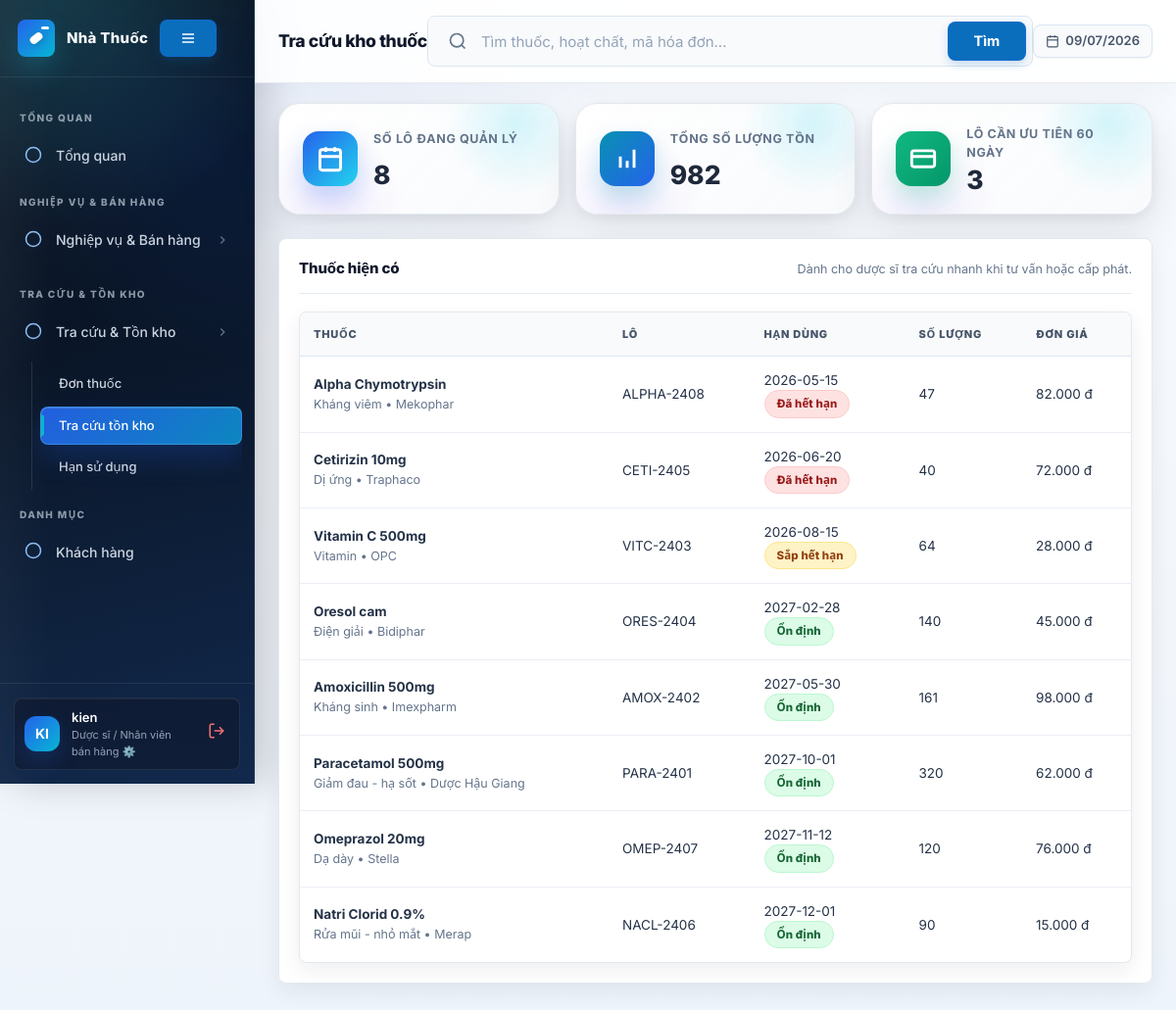
Screenshot of /stock_pharmacist.php (signed in) with the database file from the repository.
### tables this page shows
CREATE TABLE `stock` (
  `stock_id` int(10) unsigned NOT NULL AUTO_INCREMENT,
  `barcode` varchar(50) DEFAULT NULL,
  `drug_name` varchar(120) NOT NULL,
  `active_ingredient` varchar(120) DEFAULT NULL,
  `category` varchar(60) NOT NULL,
  `dosage_form` varchar(60) DEFAULT NULL,
  `description` varchar(255) NOT NULL,
  `company` varchar(120) NOT NULL,
  `manufacturer` varchar(120) DEFAULT NULL,
  `supplier_name` varchar(120) DEFAULT NULL,
  `unit` varchar(30) DEFAULT 'Hộp',
  `retail_unit` varchar(30) DEFAULT 'Viên',
  `conversion_factor` int(11) NOT NULL DEFAULT 1,
  `batch_no` varchar(60) NOT NULL,
  `mfg_date` date DEFAULT NULL,
  `expiry_date` date DEFAULT NULL,
  `quantity` int(11) NOT NULL DEFAULT 0,
  `min_quantity` int(11) NOT NULL DEFAULT 20,
  `purchase_price` decimal(10,2) NOT NULL DEFAULT 0.00,
  `sale_price` decimal(10,2) NOT NULL DEFAULT 0.00,
  `cost` decimal(10,2) NOT NULL DEFAULT 0.00,
  `notes` varchar(255) DEFAULT NULL,
  `date_supplied` date NOT NULL DEFAULT curdate(),
  `is_prescription` tinyint(1) NOT NULL DEFAULT 0,
  PRIMARY KEY (`stock_id`),
  KEY `idx_stock_drug` (`drug_name`),
  KEY `idx_stock_expiry` (`expiry_date`),
  KEY `idx_stock_batch` (`batch_no`),
  CONSTRAINT `chk_stock_qty_non_negative` CHECK (`quantity` >= 0)
);

### stock_pharmacist.php (the view, shortened to what this page needs)
<?php
include_once 'app.php';
$list = pms_fetch_all("SELECT *, CASE WHEN expiry_date IS NULL THEN 0 WHEN expiry_date <= CURDATE() THEN 2 WHEN expiry_date <= DATE_ADD(CURDATE(), INTERVAL 60 DAY) THEN 1 ELSE 0 END AS expiry_state FROM stock ORDER BY expiry_date IS NULL, expiry_date ASC, stock_id DESC");
?>
<section class="panel">
    <div class="panel-head"><h2>Thuốc hiện có</h2><div class="panel-subtitle">Dành cho dược sĩ tra cứu nhanh khi tư vấn hoặc cấp phát.</div></div>
    <div class="table-wrap">
        <table>
            <thead><tr><th>Thuốc</th><th>Lô</th><th>Hạn dùng</th><th>Số lượng</th><th>Đơn giá</th></tr></thead>
            <tbody>
                <?php foreach ($list as $row): ?>
                    <?php $badgeClass = $row['expiry_state'] == 2 ? 'danger' : ($row['expiry_state'] == 1 ? 'warn' : 'ok'); ?>
                    <tr>
                        <td><strong><?= pms_h($row['drug_name']) ?></strong><br><span class="muted"><?= pms_h($row['category']) ?> • <?= pms_h($row['company']) ?></span></td>
                        <td><?= pms_h($row['batch_no'] ?: '—') ?></td>
                        <td><?= pms_h($row['expiry_date'] ?: '—') ?><br><span class="badge <?= $badgeClass ?>"><?= $row['expiry_state'] == 2 ? 'Đã hết hạn' : ($row['expiry_state'] == 1 ? 'Sắp hết hạn' : 'Ổn định') ?></span></td>
                        <td><?= number_format((int)$row['quantity']) ?></td>
                        <td><?= pms_currency((float)$row['sale_price']) ?></td>
                    </tr>
                <?php endforeach; ?>
            </tbody>
        </table>
    </div>
</section>

### style/modern.css (style rules this page uses)
:root { --blue: #2563eb; --blue-light: #eff6ff; --blue-mid: #dbeafe; --blue-dark: #1d4ed8; --cyan: #0ea5e9; --green: #16a34a; --green-bg: #f0fdf4; --green-bd: #bbf7d0; --red: #dc2626; --red-bg: #fef2f2; --red-bd: #fecaca; --orange: #d97706; --orange-bg: #fffbeb; --orange-bd: #fde68a; --purple: #7c3aed; --white: #ffffff; --gray-50: #f8fafc; --gray-100: #f1f5f9; --gray-200: #e2e8f0; --gray-300: #cbd5e1; --gray-400: #94a3b8; --gray-500: #64748b; --gray-600: #475569; --gray-700: #334155; --gray-800: #1e293b; --gray-900: #0f172a; --sb-w: 260px; --sb-bg: #0f172a; --sb-line: rgba(255,255,255,.08); --sb-text: #cbd5e1; --sb-muted: rgba(148,163,184,.6); --sb-hover: rgba(255,255,255,.06); --sb-active-bg:#1e40af; --sb-active-tx:#bfdbfe; --sb-accent: #38bdf8; --sb-radius: 8px; --sb-anim: .18s ease; --radius: 10px; --radius-lg:16px; --shadow: 0 1px 3px rgba(0,0,0,.08), 0 4px 12px rgba(0,0,0,.06); --shadow-md:0 4px 16px rgba(0,0,0,.1); }
*, *::before, *::after { box-sizing: border-box; margin: 0; padding: 0; }
html { scroll-behavior: smooth; }
body { font-family: Inter, system-ui, -apple-system, sans-serif; font-size: 14px; line-height: 1.5; color: var(--gray-800); background: var(--gray-100); min-height: 100vh; overflow-x: hidden; }
.panel { background: var(--white); border: 1px solid var(--gray-200); border-radius: var(--radius-lg); padding: 20px; box-shadow: var(--shadow); margin-bottom: 16px; }
.panel-head { display: flex; justify-content: space-between; align-items: flex-start; gap: 12px; margin-bottom: 16px; padding-bottom: 12px; border-bottom: 1px solid var(--gray-100); }
.panel-head h2, .panel-head h3 { margin: 0; font-size: 15px; font-weight: 700; color: var(--gray-800); line-height: 1.3; }
.panel-subtitle { color: var(--gray-500); font-size: 12.5px; line-height: 1.5; margin-top: 2px; }
.muted { color: var(--gray-500); font-size: 12.5px; }
.table-wrap { overflow-x: auto; border-radius: var(--radius); border: 1px solid var(--gray-200); background: var(--white); }
table { width: 100%; border-collapse: collapse; font-size: 13.5px; }
th { background: var(--gray-50); color: var(--gray-600); font-size: 11.5px; font-weight: 700; text-transform: uppercase; letter-spacing: .04em; padding: 10px 14px; border-bottom: 1px solid var(--gray-200); text-align: left; vertical-align: middle; position: sticky; top: 0; z-index: 1; }
td { padding: 11px 14px; border-bottom: 1px solid var(--gray-100); vertical-align: middle; color: var(--gray-800); }
tr:last-child td { border-bottom: none; }
.badge { display: inline-flex; align-items: center; gap: 4px; padding: 3px 9px; border-radius: 999px; font-size: 11.5px; font-weight: 700; }
.badge.ok { background: var(--green-bg); color: var(--green); }
.badge.warn { background: var(--orange-bg); color: var(--orange); }
.badge.danger { background: var(--red-bg); color: var(--red); }
.main-panel > *, .panel, .stat-card, .quick-card, .info-card { animation: floatIn .35s ease both; }
:root { --ds-primary: #1e40af; --ds-primary-hover: #1e3a8a; --ds-success: #16a34a; --ds-success-bg: #dcfce7; --ds-warning: #ea580c; --ds-warning-bg: #ffedd5; --ds-danger: #dc2626; --ds-danger-bg: #fee2e2; --ds-surface: #ffffff; --ds-bg: #f8fafc; --ds-border: #e2e8f0; --ds-text-main: #0f172a; --ds-text-muted: #64748b; --ds-shadow-sm: 0 1px 2px 0 rgba(0, 0, 0, 0.05); --ds-shadow-md: 0 4px 6px -1px rgba(0, 0, 0, 0.1), 0 2px 4px -1px rgba(0, 0, 0, 0.06); --ds-shadow-lg: 0 10px 15px -3px rgba(0, 0, 0, 0.1), 0 4px 6px -2px rgba(0, 0, 0, 0.05); --ds-radius-md: 12px; --ds-radius-lg: 16px; --ds-radius-full: 9999px; }

### rows the page displays
stock: drug_name "Alpha Chymotrypsin", category "Kháng viêm", company "Mekophar", batch_no "ALPHA-2408", expiry_date "2026-05-15", shows "Đã hết hạn", quantity "47", sale_price "82.000 đ"
stock: drug_name "Cetirizin 10mg", category "Dị ứng", company "Traphaco", batch_no "CETI-2405", expiry_date "2026-06-20", shows "Đã hết hạn", quantity "40", sale_price "72.000 đ"
stock: drug_name "Vitamin C 500mg", category "Vitamin", company "OPC", batch_no "VITC-2403", expiry_date "2026-08-15", shows "Sắp hết hạn", quantity "64", sale_price "28.000 đ"
stock: drug_name "Oresol cam", category "Điện giải", company "Bidiphar", batch_no "ORES-2404", expiry_date "2027-02-28", shows "Ổn định", quantity "140", sale_price "45.000 đ"
stock: drug_name "Amoxicillin 500mg", category "Kháng sinh", company "Imexpharm", batch_no "AMOX-2402", expiry_date "2027-05-30", shows "Ổn định", quantity "161", sale_price "98.000 đ"
stock: drug_name "Paracetamol 500mg", category "Giảm đau - hạ sốt", company "Dược Hậu Giang", batch_no "PARA-2401", expiry_date "2027-10-01", shows "Ổn định", quantity "320", sale_price "62.000 đ"
stock: drug_name "Omeprazol 20mg", category "Dạ dày", company "Stella", batch_no "OMEP-2407", expiry_date "2027-11-12", shows "Ổn định", quantity "120", sale_price "76.000 đ"
stock: drug_name "Natri Clorid 0.9%", category "Rửa mũi - nhỏ mắt", company "Merap", batch_no "NACL-2406", expiry_date "2027-12-01", shows "Ổn định", quantity "90", sale_price "15.000 đ"

### other values shown
pms_h($groupName) "TỔNG QUAN"
pms_h($item['label']) "Tổng quan"
pms_h($groupName) "NGHIỆP VỤ & BÁN HÀNG"
pms_h($groupName) "Nghiệp vụ & Bán hàng"
pms_h($groupName) "TRA CỨU & TỒN KHO"
pms_h($groupName) "Tra cứu & Tồn kho"
pms_h($item['label']) "Đơn thuốc"
pms_h($item['label']) "Tra cứu tồn kho"
pms_h($item['label']) "Hạn sử dụng"
pms_h($groupName) "DANH MỤC"
pms_h($item['label']) "Khách hàng"
substr($user, 0, 2) "KI"
pms_h($user) "kien"
pms_h(pms_role_name()) "Dược sĩ / Nhân viên bán hàng"
pms_h($title) "Tra cứu kho thuốc"
